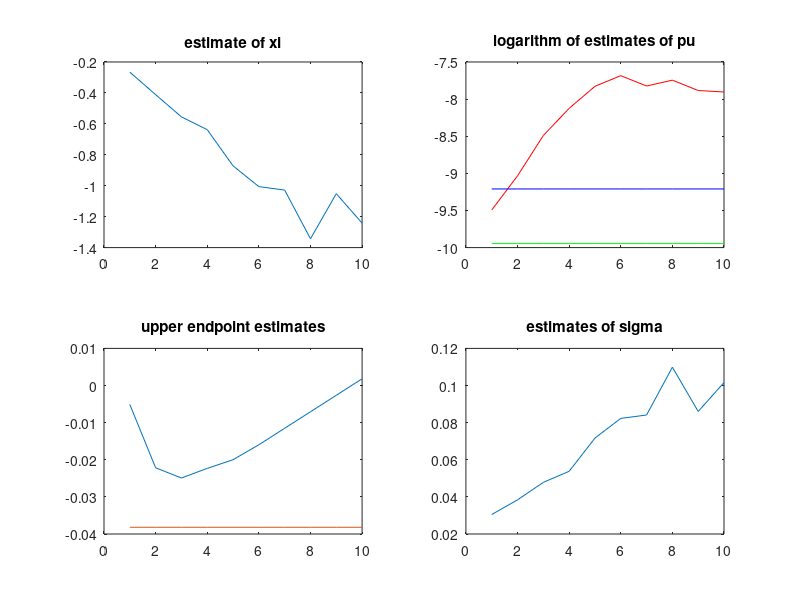

This figure's MATLAB source:
N_samples = 300;  % number of samples drawn from each sample
N = 100;         % number of "encounters"
gam_mean = 5;
gam_var = 0.01;
% parametes as fcn of mean and variance
a = gam_mean^2/gam_var;
b = gam_var/gam_mean;
% generate sample
alfa = 0.00001; % shift needed to avoid 0
gam_par = gamrnd(a*ones(1,N), b*ones(1,N)) + alfa;
beta = 5.5;
X = betarnd(gam_par' * ones(1, N_samples), beta);
% compute true value of estiamand
mu = 0.05; % we are estimating the probability that x < mu
integrand = @(s) betacdf(mu, s, beta).*gampdf(s - alfa, a, b)

p_mu = integral(integrand, alfa,Inf)
% hist(X(:),50)
%% transform data, and plot to find appropriate max and min thresholds
transinv = @(x) 1./(x+0.051).^4;
transneg = @(x) -x;
transex = @(x) exp(-10*x);
trans = @(x) transneg(x);
trans_data = trans(X);
u_l = 0.08;
u_u = 0.12;
u_l_trans = trans(u_u);
u_u_trans = trans(u_l);
clf; plot(max(trans_data'),'.'); hold on; plot(ones(1,N)*u_l_trans,'r') 
plot(ones(1,N)*u_u_trans,'r'); plot(ones(1,N)*trans(mu),'g')

%% find initial values
trans_data = trans_data(:);
exceed = trans_data(find(trans_data > u_l_trans));
negL = @(par,exceed_data,u) -sum( log(gppdf(exceed_data,par(2),par(1),u)) );
par_init = fminsearch(@(par) negL(par, exceed, u_l_trans), [3 0.5])
%%
trans_data = trans_data(:);
negL = @(par,exceed_data,u) -sum( log(gppdf(exceed_data,par(2),par(1),u)) );
logplot = 0;
m = 10;
U = sort(trans(linspace(u_l,u_u,m)));
param_save = zeros(2,m);
ue_save = zeros(1,m)*nan;
p_nea = zeros(1,m); 
max_data = max(max(trans_data));
for k=1:m
    exceed = trans_data(find(trans_data > U(k)));
    par_init_temp = par_init;
    pu = length(exceed)/length(trans_data)
    param = fminsearch(@(par) negL(par, exceed, u_l_trans), par_init_temp);
    %while param = par_init_temp
    param_save(:,k) = param';
    ue = U(k) - param(1)/param(2);
    if param(2) < 0
        ue_save(k) = ue;
    end
    p_nea(k) = pu*(1 - gpcdf(trans(mu), param(2), param(1), U(k)));
end

clf
subplot(221)
plot(param_save(2,:))
title('estimate of xi')
subplot(222)
plot(log(p_nea),'r'); hold on; plot(ones(1,m)*log(p_mu),'g'); 
plot(ones(1,m)*log(sum(trans_data(:)>trans(mu))/length(trans_data)),'b')
title('logarithm of estimates of pu')
subplot(223)
plot(ue_save); hold on; plot(ones(1,m)*max_data)
title('upper endpoint estimates')
subplot(224)
plot(param_save(1,:))
title('estimates of sigma')

